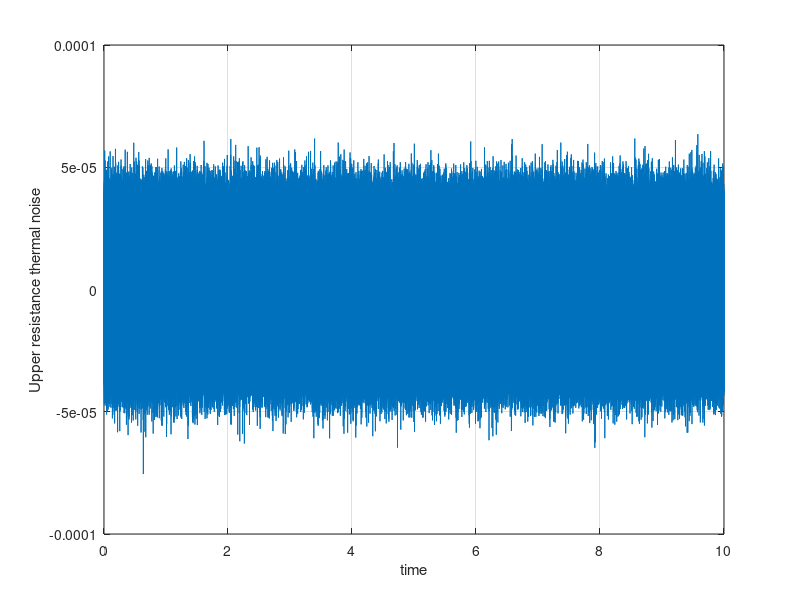

Reproduce this figure in MATLAB. (Note: this script raises an error after producing the figure.)


% Choosing RUpperAlice = RupperBob =  10 kohm
% Choosing RlowerAlice = RLowerBob = 1 kohm
% These values chosen to simplify code, any abritrary values would work 
% generating thermal noise, ignoring 1/f noise present in resistors
k = 1.38e-23; % boltzman constant 
T = 290; % assuming room temperature operation 
Ru = 10e3; % upper resistors 
Fs = 1e6; % Sample rate, used in t vector and bandwidth
% Vrms^2 = 4kTRf by johnson-nyquist theorem
vU = sqrt(4*k*T*Ru*Fs); % RMS val of 10 kohm resistor noise, 1 MHz bandwidth 
disp("RMS val of noise from 10 kohm resistors:")
disp(vU); % display upper noise generators RMS val
t = (1:1e7)/Fs; % time vector for mean squaring internal signals
thermal_noiseAUpper = vU*randn(1,1e7); % Noise is zero mean, with v RMS val, gen random signal 
figure(1);
plot(t,thermal_noiseAUpper); % plot thermal noise 
grid on;
xlabel('time');
ylabel('Upper resistance thermal noise');

% generate thermal noise of 1 kohm resistors

Rl = 1e3; % lower resistor 
vL = sqrt(4*k*T*Rl*Fs); % 1 MHz bandwidth 
disp("RMS value of noise from smaller resistors: ");
disp(vL);
thermal_noiseALower = vL*randn(1,1e7); % randomize thermal noise signal
figure(2);
plot(t, thermal_noiseALower); % Plot for observation 
grid on;
xlabel('time');
ylabel('Lower resistance thermal noise');

% Connect switches and display RMS val of internal signal
% connecting lower alice to upper bob, and computing RMS vals 
% using circuit analysis and simulations on multisim, I verified that 
% the internal voltage in this transmission is: (RHB*Vla + RLA*Vhb) / (Req) 
% Where Req is the series equivalent resistance between the two sources 
% Simulation is taking forver to run, so I am just taking 1000 samples 
% of the internal voltage
internalV1 = zeros(1000); % vector to hold result, initialized with zeros 
Req = Rl + Ru;
for i = 1:size(internalV1)
    internalV1(i) = (Ru*thermal_noiseALower(i) + Rl*thermal_noiseAUpper(i)) / (Req);  

end % end loop

%for n = 1 : 100  used for observations 

    %disp(internalV1(n))

%end 

% Now get other signal transfer internal voltage vector, upper to lower 
% Once again, simulation took forever with full sized internal voltage
% vector so I am using a 1000 sample vector for internal voltages 
% Formula derived from analysis with bidirectional switch in correct
% position 
internalV2 = zeros(1000); % initialize vector 

for i = 1:size(internalV2)
    internalV2(i) = (Rl*thermal_noiseAUpper(i) + Ru*thermal_noiseALower(i)) / (Req);  

end % end loop

% Note: Internal current can also be computed with formulas but I am not sure if
% thats part of the assignment 

% Compute RMS voltage of each internal voltage data set

% can be found by squaring, averaging, and sqrt(result) but MATLAB provides
% an RMS function that works on vectors 

%RMS1 = rms(internalV1);
%RMS2 = rms(internalV2);
%RMS1/2 are matrices, information is in constant multiplier and first entry
%at col = row = 0, RMSk[0][0]

%disp("Approximate RMS value of internal voltage case 1: lower alice upper bob is: ");
%disp(RMS1); % displays full matrix, see above 
%disp("The RMS value for case 2 is: "); 
%disp(RMS2);

square1 = zeros(size(internalV1));

for i = 1:size(square1)
    square1(i) = internalV1(i) * internalV1(i);

end 

% average data set 

sum = 0.0;

for i = 1:size(square1)
    sum = sum +  square1(i);

end 

averageV1 = sum / 1000;

RMS1 = sqrt(averageV1);
disp(RMS1);
























